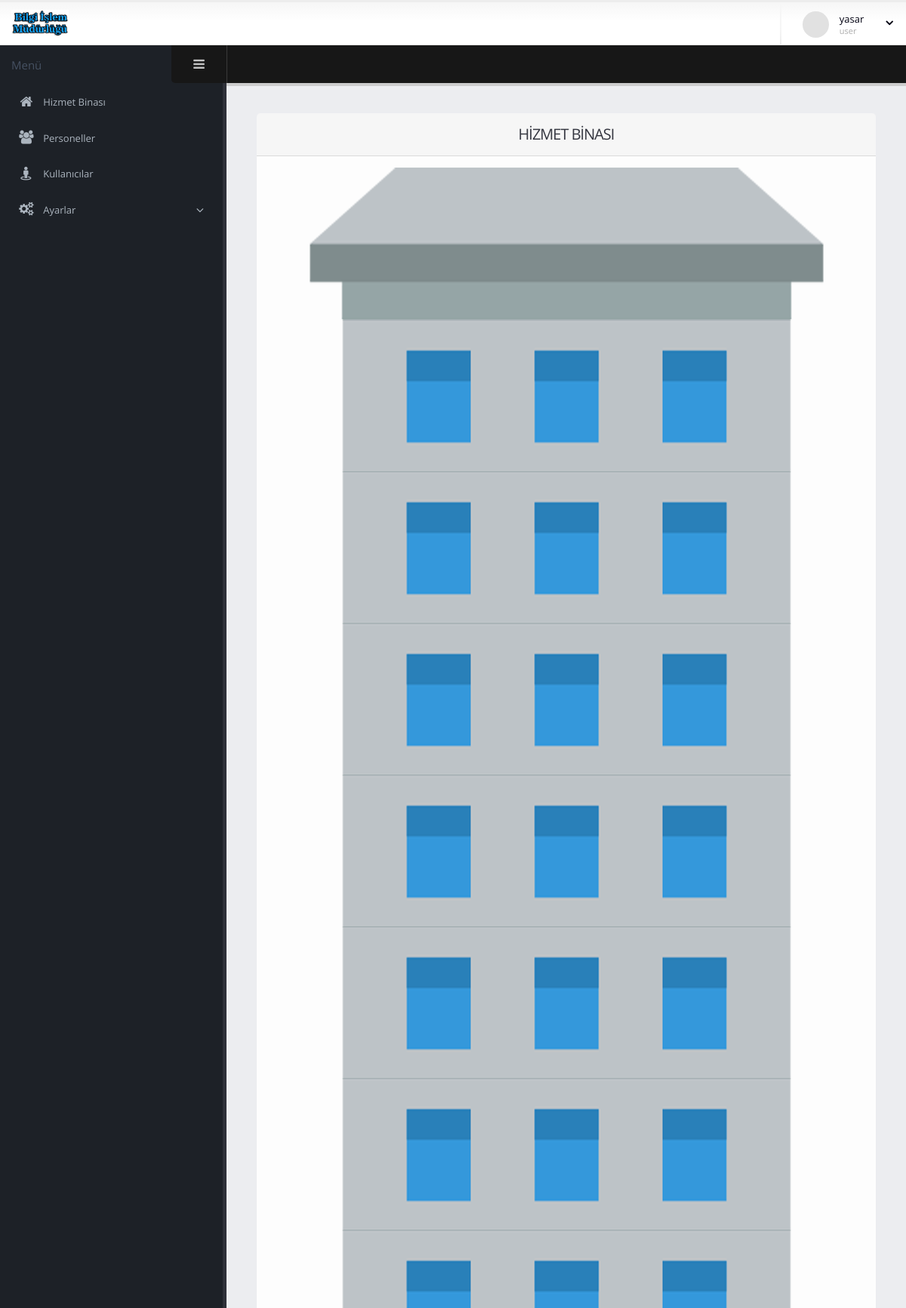
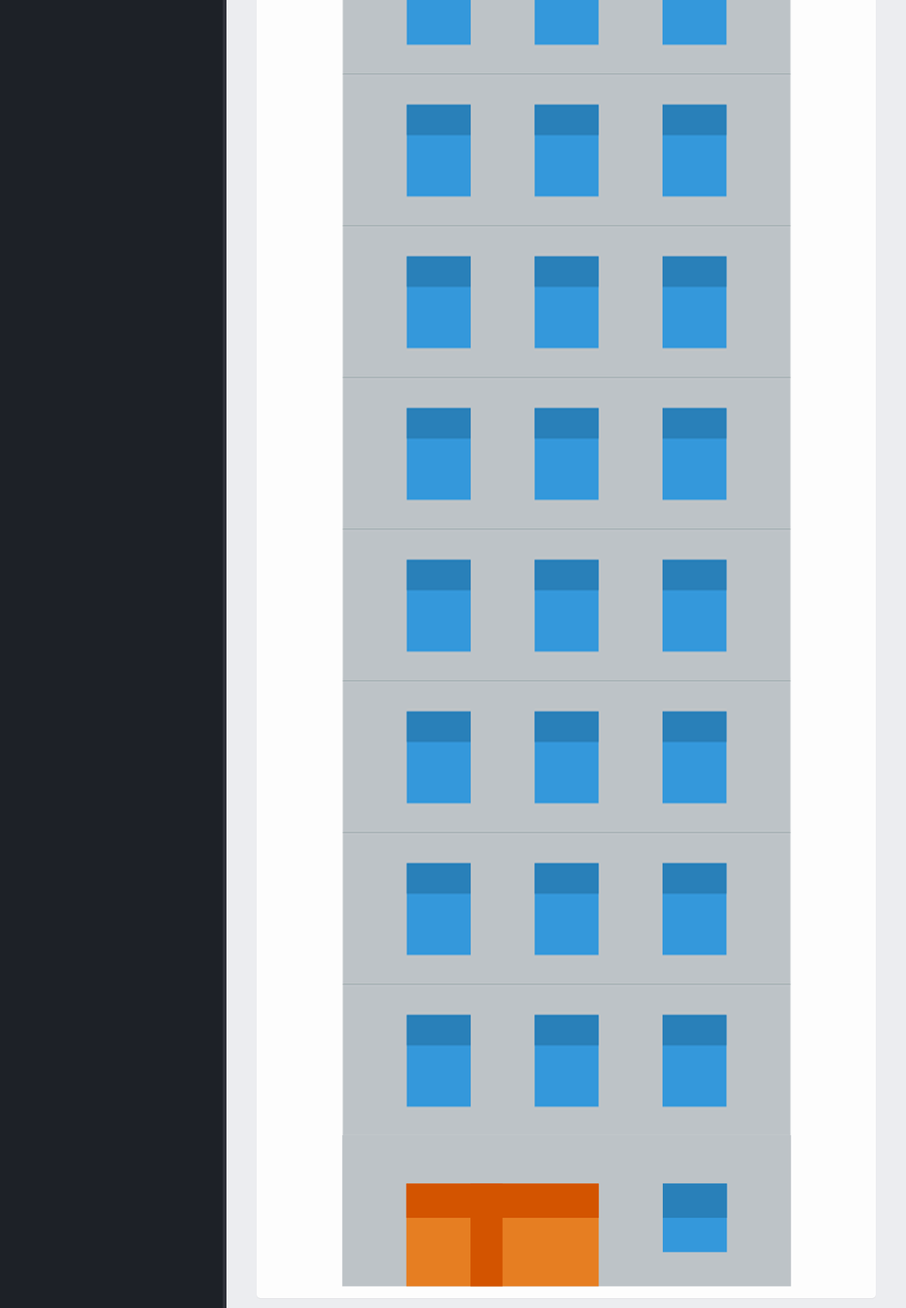
The page /anasayfa.php (signed in) on the database its author committed (2 pictures, top to bottom).
### tables this page shows
CREATE TABLE IF NOT EXISTS `user` (
  `id` int(11) NOT NULL AUTO_INCREMENT,
  `ad` varchar(255) NOT NULL,
  `sifre` varchar(255) NOT NULL,
  `yetki` varchar(255) NOT NULL,
  PRIMARY KEY (`id`)
);

CREATE TABLE IF NOT EXISTS `hizmetbinasi` (
  `id` int(11) NOT NULL AUTO_INCREMENT,
  `katid` int(255) NOT NULL,
  `resim` varchar(255) NOT NULL,
  PRIMARY KEY (`id`)
);

### anasayfa.php (the view)
<?php
include "header.php";
 ?>
				<section role="main" class="content-body">
					<header class="page-header">
					</header>
						<div class="row">
							<div class="col-md-12">
								<section class="panel">
									<header class="panel-heading">
										<h2 class="panel-title">HİZMET BİNASI</h2>
									</header>
									<div align="center" class="panel-body">
										<div class="col-md-12">
											<img src="assets/images/cati.png" data-toggle="tooltip" data-placement="left" title="ÇATI" />
										</div>
                    <?php
                       $kat = $db->query("SELECT * FROM hizmetbinasi ORDER BY katid DESC", PDO::FETCH_ASSOC);
                       if ( $kat->rowCount() ){
                       foreach( $kat as $katlar ){
                    ?>
										<div class="col-md-12">
											<a href="kat.php?id=<?php echo $katlar["katid"]; ?>"><img src="assets/images/<?php echo $katlar["resim"]; ?>" data-toggle="tooltip" data-placement="left" title="<?php echo $katlar["katid"]; ?>.Kat"/></a>
										</div>
                  <?php }}?>
										<div class="col-md-12">
											<a href="katbir.php"><img src="assets/images/katbir.png" data-toggle="tooltip" data-placement="left" title="1.Kat" /></a>
										</div>
									</div>
								</section>
							</div>
						</div>
				</section>
			</div>
		</section>
<?php
include "footer.php";
 ?>

### header.php (shortened to what this page needs)
<?php
include "db.php";
if($_SESSION["login"]==true){
$id=$_SESSION["id"];
$query = $db->query("SELECT * FROM user WHERE id = '{$id}'")->fetch(PDO::FETCH_ASSOC);
 if ($query){
?>
<!doctype html>
<html class="fixed">
	<head>
		<link rel="stylesheet" href="assets/vendor/bootstrap/css/bootstrap.css" />
		<link rel="stylesheet" href="assets/vendor/font-awesome/css/font-awesome.css" />
		<link rel="stylesheet" href="assets/vendor/magnific-popup/magnific-popup.css" />
		<link rel="stylesheet" href="assets/vendor/bootstrap-datepicker/css/datepicker3.css" />
		<link rel="stylesheet" href="assets/vendor/select2/select2.css" />
		<link rel="stylesheet" href="assets/vendor/pnotify/pnotify.custom.css" />
		<link rel="stylesheet" href="assets/vendor/jquery-datatables-bs3/assets/css/datatables.css" />
    <link rel="stylesheet" href="assets/vendor/jquery-ui/css/ui-lightness/jquery-ui-1.10.4.custom.css" />
		<link rel="stylesheet" href="assets/vendor/bootstrap-multiselect/bootstrap-multiselect.css" />
		<link rel="stylesheet" href="assets/vendor/bootstrap-tagsinput/bootstrap-tagsinput.css" />
		<link rel="stylesheet" href="assets/vendor/bootstrap-colorpicker/css/bootstrap-colorpicker.css" />
		<link rel="stylesheet" href="assets/vendor/bootstrap-timepicker/css/bootstrap-timepicker.css" />
		<link rel="stylesheet" href="assets/vendor/dropzone/css/basic.css" />
		<link rel="stylesheet" href="assets/vendor/dropzone/css/dropzone.css" />
		<link rel="stylesheet" href="assets/vendor/bootstrap-markdown/css/bootstrap-markdown.min.css" />
		<link rel="stylesheet" href="assets/vendor/summernote/summernote.css" />
		<link rel="stylesheet" href="assets/vendor/summernote/summernote-bs3.css" />
		<link rel="stylesheet" href="assets/vendor/codemirror/lib/codemirror.css" />
		<link rel="stylesheet" href="assets/vendor/codemirror/theme/monokai.css" />
		<link rel="stylesheet" href="assets/stylesheets/theme.css" />
		<link rel="stylesheet" href="assets/stylesheets/skins/default.css" />
		<link rel="stylesheet" href="assets/stylesheets/theme-custom.css">
	</head>
	<body>
		<section class="body">
			<header class="header">
				<div class="logo-container">
					<a href="anasayfa.php" class="logo">
						<img src="assets/images/logo.jpg" height="35" alt="" />
					</a>
				</div>
				<div class="header-right">
					<span class="separator"></span>
					<div id="userbox" class="userbox">
						<a href="#" data-toggle="dropdown">
							<figure class="profile-picture">
								<img src="assets/images/!logged-user.jpg" alt="Joseph Doe" class="img-circle" data-lock-picture="assets/images/!logged-user.jpg" />
							</figure>
							<div class="profile-info" data-lock-name="John Doe" data-lock-email="johndoe@okler.com">
								<span class="name"><?php echo $query["ad"];?></span>
								<span class="role"><?php echo $query["yetki"];?></span>
							</div>
							<i class="fa custom-caret"></i>
						</a>
					</div>
				</div>
			</header>
			<div class="inner-wrapper">
				<aside id="sidebar-left" class="sidebar-left">
					<div class="sidebar-header">
						<div class="sidebar-title">
							Menü
						</div>
						<div class="sidebar-toggle hidden-xs" data-toggle-class="sidebar-left-collapsed" data-target="html" data-fire-event="sidebar-left-toggle">
							<i class="fa fa-bars" aria-label="Toggle sidebar"></i>
						</div>
					</div>
					<div class="nano">
						<div class="nano-content">
							<nav id="menu" class="nav-main" role="navigation">
								<ul class="nav nav-main">
									<li>
										<a href="anasayfa.php">
											<i class="fa fa-home" aria-hidden="true"></i>
											<span>Hizmet Binası</span>
										</a>
									</li>
									<li>
										<a href="personel.php">
											<i class="fa fa-group" aria-hidden="true"></i>
											<span>Personeller</span>
										</a>
									</li>
									<li>
										<a href="user.php">
											<i class="fa fa-street-view" aria-hidden="true"></i>
											<span>Kullanıcılar</span>
										</a>
									</li>
                  <li class="nav-parent">
										<a>
											<i class="fa fa-gears" aria-hidden="true"></i>
											<span>Ayarlar</span>
										</a>
                  </li>
								</ul>
							</nav>
						</div>
					</div>
				</aside>
<?php
}}
else{
	header("location:index.php");
}
?>

### footer.php (shortened to what this page needs)
</body>
</html>

### assets/stylesheets/skins/default.css (style rules this page uses)
a, .btn-link { color: #0088cc; }

### rows shown on the page
user: ad "yasar", yetki "user"
hizmetbinasi: resim (picture)
hizmetbinasi: resim (picture)
hizmetbinasi: resim (picture)
hizmetbinasi: resim (picture)
hizmetbinasi: resim (picture)
hizmetbinasi: resim (picture)
hizmetbinasi: resim (picture)
hizmetbinasi: resim (picture)
hizmetbinasi: resim (picture)
hizmetbinasi: resim (picture)
hizmetbinasi: resim (picture)
hizmetbinasi: resim (picture)
hizmetbinasi: resim (picture)
hizmetbinasi: resim (picture)
